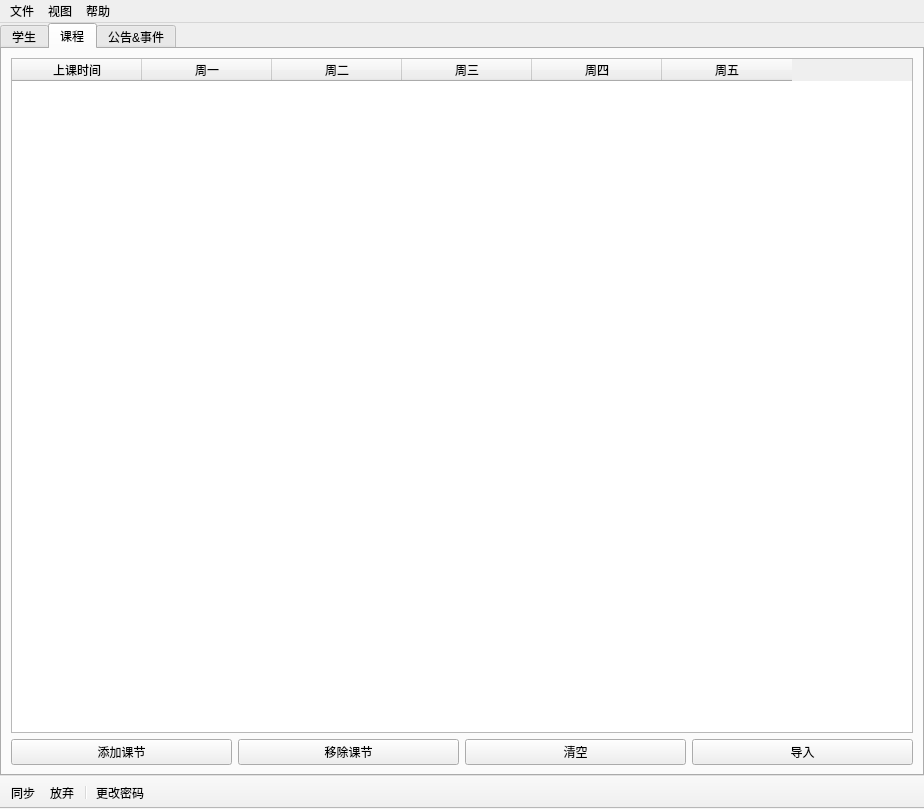
<?xml version="1.0" encoding="UTF-8"?>
<ui version="4.0">
 <class>MainWindow</class>
 <widget class="QMainWindow" name="MainWindow">
  <property name="geometry">
   <rect>
    <x>0</x>
    <y>0</y>
    <width>924</width>
    <height>809</height>
   </rect>
  </property>
  <property name="contextMenuPolicy">
   <enum>Qt::NoContextMenu</enum>
  </property>
  <property name="windowTitle">
   <string>ClassSystem 管理后台</string>
  </property>
  <property name="documentMode">
   <bool>false</bool>
  </property>
  <property name="tabShape">
   <enum>QTabWidget::Triangular</enum>
  </property>
  <widget class="QWidget" name="centralwidget">
   <layout class="QVBoxLayout" name="verticalLayout">
    <property name="leftMargin">
     <number>0</number>
    </property>
    <property name="topMargin">
     <number>0</number>
    </property>
    <property name="rightMargin">
     <number>0</number>
    </property>
    <property name="bottomMargin">
     <number>0</number>
    </property>
    <item>
     <widget class="QTabWidget" name="tabWidget">
      <property name="tabPosition">
       <enum>QTabWidget::North</enum>
      </property>
      <property name="tabShape">
       <enum>QTabWidget::Rounded</enum>
      </property>
      <property name="currentIndex">
       <number>1</number>
      </property>
      <property name="usesScrollButtons">
       <bool>false</bool>
      </property>
      <widget class="QWidget" name="tabStudents">
       <attribute name="title">
        <string>学生</string>
       </attribute>
       <layout class="QGridLayout" name="gridLayout_3">
        <item row="0" column="0">
         <widget class="QGroupBox" name="groupBoxStudents">
          <property name="title">
           <string>学生</string>
          </property>
          <layout class="QGridLayout" name="gridLayout">
           <item row="0" column="0" colspan="3">
            <widget class="QTableWidget" name="studentsTable">
             <property name="verticalScrollBarPolicy">
              <enum>Qt::ScrollBarAsNeeded</enum>
             </property>
             <property name="horizontalScrollBarPolicy">
              <enum>Qt::ScrollBarAsNeeded</enum>
             </property>
             <property name="verticalScrollMode">
              <enum>QAbstractItemView::ScrollPerPixel</enum>
             </property>
             <property name="horizontalScrollMode">
              <enum>QAbstractItemView::ScrollPerPixel</enum>
             </property>
             <property name="sortingEnabled">
              <bool>true</bool>
             </property>
             <attribute name="horizontalHeaderMinimumSectionSize">
              <number>0</number>
             </attribute>
             <attribute name="horizontalHeaderDefaultSectionSize">
              <number>180</number>
             </attribute>
             <attribute name="verticalHeaderVisible">
              <bool>false</bool>
             </attribute>
             <attribute name="verticalHeaderMinimumSectionSize">
              <number>0</number>
             </attribute>
             <column>
              <property name="text">
               <string>学号</string>
              </property>
             </column>
             <column>
              <property name="text">
               <string>姓名</string>
              </property>
             </column>
            </widget>
           </item>
           <item row="1" column="1">
            <widget class="QPushButton" name="btnRemoveStudent">
             <property name="text">
              <string>移除</string>
             </property>
            </widget>
           </item>
           <item row="1" column="2">
            <widget class="QPushButton" name="btnClearStudents">
             <property name="text">
              <string>清空</string>
             </property>
            </widget>
           </item>
           <item row="2" column="0" colspan="3">
            <widget class="QPushButton" name="btnImportStudents">
             <property name="text">
              <string>导入</string>
             </property>
            </widget>
           </item>
           <item row="1" column="0">
            <widget class="QPushButton" name="btnAddStudent">
             <property name="text">
              <string>添加</string>
             </property>
            </widget>
           </item>
          </layout>
         </widget>
        </item>
        <item row="1" column="0" colspan="2">
         <widget class="QGroupBox" name="groupBoxStuOnDuty">
          <property name="title">
           <string>值日生</string>
          </property>
          <layout class="QVBoxLayout" name="verticalLayout_2">
           <property name="spacing">
            <number>2</number>
           </property>
           <property name="leftMargin">
            <number>0</number>
           </property>
           <property name="topMargin">
            <number>0</number>
           </property>
           <property name="rightMargin">
            <number>0</number>
           </property>
           <property name="bottomMargin">
            <number>0</number>
           </property>
           <item>
            <widget class="QScrollArea" name="scrollAreaStuOnDuty">
             <property name="frameShape">
              <enum>QFrame::NoFrame</enum>
             </property>
             <property name="widgetResizable">
              <bool>true</bool>
             </property>
             <widget class="QWidget" name="scrollAreaWidgetContents_2">
              <property name="geometry">
               <rect>
                <x>0</x>
                <y>0</y>
                <width>890</width>
                <height>252</height>
               </rect>
              </property>
              <layout class="QVBoxLayout" name="verticalLayout_3">
               <property name="leftMargin">
                <number>0</number>
               </property>
               <property name="topMargin">
                <number>5</number>
               </property>
               <property name="rightMargin">
                <number>0</number>
               </property>
               <property name="bottomMargin">
                <number>0</number>
               </property>
               <item alignment="Qt::AlignHCenter">
                <widget class="QLabel" name="labelNoDutyJobs">
                 <property name="text">
                  <string>（无职位）</string>
                 </property>
                </widget>
               </item>
               <item>
                <widget class="QTableWidget" name="stuOnDutyTable">
                 <property name="verticalScrollMode">
                  <enum>QAbstractItemView::ScrollPerPixel</enum>
                 </property>
                 <property name="horizontalScrollMode">
                  <enum>QAbstractItemView::ScrollPerPixel</enum>
                 </property>
                 <attribute name="horizontalHeaderDefaultSectionSize">
                  <number>120</number>
                 </attribute>
                 <attribute name="verticalHeaderVisible">
                  <bool>false</bool>
                 </attribute>
                 <attribute name="verticalHeaderMinimumSectionSize">
                  <number>120</number>
                 </attribute>
                 <attribute name="verticalHeaderDefaultSectionSize">
                  <number>120</number>
                 </attribute>
                 <column>
                  <property name="text">
                   <string>职位</string>
                  </property>
                 </column>
                 <column>
                  <property name="text">
                   <string>周一</string>
                  </property>
                 </column>
                 <column>
                  <property name="text">
                   <string>周二</string>
                  </property>
                 </column>
                 <column>
                  <property name="text">
                   <string>周三</string>
                  </property>
                 </column>
                 <column>
                  <property name="text">
                   <string>周四</string>
                  </property>
                 </column>
                 <column>
                  <property name="text">
                   <string>周五</string>
                  </property>
                 </column>
                </widget>
               </item>
              </layout>
             </widget>
            </widget>
           </item>
           <item>
            <widget class="QLabel" name="label">
             <property name="text">
              <string>&lt;html&gt;&lt;head/&gt;&lt;body&gt;&lt;p&gt;在单元格中：输入学生的学号而不是姓名。&lt;/p&gt;&lt;/body&gt;&lt;/html&gt;</string>
             </property>
             <property name="wordWrap">
              <bool>true</bool>
             </property>
            </widget>
           </item>
           <item>
            <layout class="QHBoxLayout" name="horizontalLayout">
             <item>
              <widget class="QPushButton" name="btnAddDutyJob">
               <property name="text">
                <string>添加职位</string>
               </property>
              </widget>
             </item>
             <item>
              <widget class="QPushButton" name="btnRemoveDutyJob">
               <property name="text">
                <string>移除职位</string>
               </property>
              </widget>
             </item>
             <item>
              <widget class="QPushButton" name="btnClearStuOnDuty">
               <property name="text">
                <string>清空</string>
               </property>
              </widget>
             </item>
            </layout>
           </item>
          </layout>
         </widget>
        </item>
        <item row="0" column="1">
         <widget class="QGroupBox" name="groupBoxMealStu">
          <property name="title">
           <string>抬饭生</string>
          </property>
          <layout class="QGridLayout" name="gridLayout_2">
           <item row="0" column="0" colspan="2">
            <widget class="QScrollArea" name="scrollAreaMealStu">
             <property name="verticalScrollBarPolicy">
              <enum>Qt::ScrollBarAsNeeded</enum>
             </property>
             <property name="widgetResizable">
              <bool>true</bool>
             </property>
             <widget class="QWidget" name="scrollAreaWidgetContents">
              <property name="geometry">
               <rect>
                <x>0</x>
                <y>0</y>
                <width>411</width>
                <height>243</height>
               </rect>
              </property>
              <layout class="QFormLayout" name="editMealStuLayout">
               <property name="fieldGrowthPolicy">
                <enum>QFormLayout::AllNonFixedFieldsGrow</enum>
               </property>
               <property name="rowWrapPolicy">
                <enum>QFormLayout::DontWrapRows</enum>
               </property>
               <property name="leftMargin">
                <number>0</number>
               </property>
               <property name="topMargin">
                <number>0</number>
               </property>
               <property name="rightMargin">
                <number>0</number>
               </property>
               <property name="bottomMargin">
                <number>0</number>
               </property>
               <item row="0" column="0">
                <widget class="QPushButton" name="btnMealStuMon">
                 <property name="sizePolicy">
                  <sizepolicy hsizetype="Fixed" vsizetype="Fixed">
                   <horstretch>0</horstretch>
                   <verstretch>0</verstretch>
                  </sizepolicy>
                 </property>
                 <property name="text">
                  <string>编辑</string>
                 </property>
                </widget>
               </item>
               <item row="0" column="1">
                <widget class="QLabel" name="labelMealStuMon">
                 <property name="sizePolicy">
                  <sizepolicy hsizetype="Minimum" vsizetype="Preferred">
                   <horstretch>0</horstretch>
                   <verstretch>0</verstretch>
                  </sizepolicy>
                 </property>
                 <property name="text">
                  <string>周一：</string>
                 </property>
                </widget>
               </item>
               <item row="1" column="0">
                <widget class="QPushButton" name="btnMealStuTue">
                 <property name="sizePolicy">
                  <sizepolicy hsizetype="Fixed" vsizetype="Fixed">
                   <horstretch>0</horstretch>
                   <verstretch>0</verstretch>
                  </sizepolicy>
                 </property>
                 <property name="text">
                  <string>编辑</string>
                 </property>
                </widget>
               </item>
               <item row="1" column="1">
                <widget class="QLabel" name="labelMealStuTue">
                 <property name="sizePolicy">
                  <sizepolicy hsizetype="Minimum" vsizetype="Preferred">
                   <horstretch>0</horstretch>
                   <verstretch>0</verstretch>
                  </sizepolicy>
                 </property>
                 <property name="text">
                  <string>周二：</string>
                 </property>
                </widget>
               </item>
               <item row="2" column="0">
                <widget class="QPushButton" name="btnMealStuWed">
                 <property name="sizePolicy">
                  <sizepolicy hsizetype="Fixed" vsizetype="Fixed">
                   <horstretch>0</horstretch>
                   <verstretch>0</verstretch>
                  </sizepolicy>
                 </property>
                 <property name="text">
                  <string>编辑</string>
                 </property>
                </widget>
               </item>
               <item row="2" column="1">
                <widget class="QLabel" name="labelMealStuWed">
                 <property name="sizePolicy">
                  <sizepolicy hsizetype="Minimum" vsizetype="Preferred">
                   <horstretch>0</horstretch>
                   <verstretch>0</verstretch>
                  </sizepolicy>
                 </property>
                 <property name="text">
                  <string>周三：</string>
                 </property>
                </widget>
               </item>
               <item row="3" column="0">
                <widget class="QPushButton" name="btnMealStuThur">
                 <property name="sizePolicy">
                  <sizepolicy hsizetype="Fixed" vsizetype="Fixed">
                   <horstretch>0</horstretch>
                   <verstretch>0</verstretch>
                  </sizepolicy>
                 </property>
                 <property name="text">
                  <string>编辑</string>
                 </property>
                </widget>
               </item>
               <item row="3" column="1">
                <widget class="QLabel" name="labelMealStuThur">
                 <property name="sizePolicy">
                  <sizepolicy hsizetype="Minimum" vsizetype="Preferred">
                   <horstretch>0</horstretch>
                   <verstretch>0</verstretch>
                  </sizepolicy>
                 </property>
                 <property name="text">
                  <string>周四：</string>
                 </property>
                </widget>
               </item>
               <item row="4" column="0">
                <widget class="QPushButton" name="btnMealStuFri">
                 <property name="sizePolicy">
                  <sizepolicy hsizetype="Fixed" vsizetype="Fixed">
                   <horstretch>0</horstretch>
                   <verstretch>0</verstretch>
                  </sizepolicy>
                 </property>
                 <property name="text">
                  <string>编辑</string>
                 </property>
                </widget>
               </item>
               <item row="4" column="1">
                <widget class="QLabel" name="labelMealStuFri">
                 <property name="sizePolicy">
                  <sizepolicy hsizetype="Minimum" vsizetype="Preferred">
                   <horstretch>0</horstretch>
                   <verstretch>0</verstretch>
                  </sizepolicy>
                 </property>
                 <property name="text">
                  <string>周五：</string>
                 </property>
                </widget>
               </item>
              </layout>
             </widget>
            </widget>
           </item>
           <item row="1" column="0">
            <widget class="QPushButton" name="btnClearMealStu">
             <property name="text">
              <string>清空</string>
             </property>
            </widget>
           </item>
           <item row="1" column="1">
            <widget class="QPushButton" name="btnImportMealStu">
             <property name="text">
              <string>导入</string>
             </property>
            </widget>
           </item>
          </layout>
         </widget>
        </item>
       </layout>
      </widget>
      <widget class="QWidget" name="tabLessons">
       <attribute name="title">
        <string>课程</string>
       </attribute>
       <layout class="QGridLayout" name="gridLayout_4">
        <item row="0" column="0" colspan="4">
         <widget class="QTableWidget" name="lessonsTable">
          <property name="verticalScrollMode">
           <enum>QAbstractItemView::ScrollPerPixel</enum>
          </property>
          <property name="horizontalScrollMode">
           <enum>QAbstractItemView::ScrollPerPixel</enum>
          </property>
          <attribute name="horizontalHeaderDefaultSectionSize">
           <number>130</number>
          </attribute>
          <attribute name="verticalHeaderVisible">
           <bool>false</bool>
          </attribute>
          <column>
           <property name="text">
            <string>上课时间</string>
           </property>
          </column>
          <column>
           <property name="text">
            <string>周一</string>
           </property>
          </column>
          <column>
           <property name="text">
            <string>周二</string>
           </property>
          </column>
          <column>
           <property name="text">
            <string>周三</string>
           </property>
          </column>
          <column>
           <property name="text">
            <string>周四</string>
           </property>
          </column>
          <column>
           <property name="text">
            <string>周五</string>
           </property>
          </column>
         </widget>
        </item>
        <item row="1" column="0">
         <widget class="QPushButton" name="btnAddLesson">
          <property name="text">
           <string>添加课节</string>
          </property>
         </widget>
        </item>
        <item row="1" column="1">
         <widget class="QPushButton" name="btnRemoveLesson">
          <property name="text">
           <string>移除课节</string>
          </property>
         </widget>
        </item>
        <item row="1" column="2">
         <widget class="QPushButton" name="btnClearLessons">
          <property name="text">
           <string>清空</string>
          </property>
         </widget>
        </item>
        <item row="1" column="3">
         <widget class="QPushButton" name="btnImportLessons">
          <property name="text">
           <string>导入</string>
          </property>
         </widget>
        </item>
       </layout>
      </widget>
      <widget class="QWidget" name="tabNoticesEvents">
       <attribute name="title">
        <string>公告&amp;&amp;事件</string>
       </attribute>
      </widget>
     </widget>
    </item>
   </layout>
  </widget>
  <widget class="QToolBar" name="toolBar">
   <property name="windowTitle">
    <string>toolBar</string>
   </property>
   <property name="movable">
    <bool>false</bool>
   </property>
   <property name="allowedAreas">
    <set>Qt::BottomToolBarArea</set>
   </property>
   <property name="toolButtonStyle">
    <enum>Qt::ToolButtonTextBesideIcon</enum>
   </property>
   <attribute name="toolBarArea">
    <enum>BottomToolBarArea</enum>
   </attribute>
   <attribute name="toolBarBreak">
    <bool>false</bool>
   </attribute>
   <addaction name="actSync"/>
   <addaction name="actDrop"/>
   <addaction name="separator"/>
   <addaction name="actChangePwd"/>
  </widget>
  <widget class="QMenuBar" name="menuBar">
   <property name="geometry">
    <rect>
     <x>0</x>
     <y>0</y>
     <width>924</width>
     <height>30</height>
    </rect>
   </property>
   <widget class="QMenu" name="menuView">
    <property name="title">
     <string>视图</string>
    </property>
    <addaction name="actToggleUndoView"/>
   </widget>
   <widget class="QMenu" name="menuHelp">
    <property name="title">
     <string>帮助</string>
    </property>
    <addaction name="actShowUserDocument"/>
   </widget>
   <widget class="QMenu" name="menuFile">
    <property name="title">
     <string>文件</string>
    </property>
    <addaction name="actOpenFile"/>
    <addaction name="actSaveToFile"/>
   </widget>
   <addaction name="menuFile"/>
   <addaction name="menuView"/>
   <addaction name="menuHelp"/>
  </widget>
  <action name="actChangePwd">
   <property name="icon">
    <iconset resource="../../assets/ClassAdmin.qrc">
     <normaloff>:/img/password.png</normaloff>:/img/password.png</iconset>
   </property>
   <property name="text">
    <string>更改密码</string>
   </property>
  </action>
  <action name="actSync">
   <property name="icon">
    <iconset resource="../../assets/ClassAdmin.qrc">
     <normaloff>:/img/sync.png</normaloff>:/img/sync.png</iconset>
   </property>
   <property name="text">
    <string>同步</string>
   </property>
  </action>
  <action name="actDrop">
   <property name="icon">
    <iconset resource="../../assets/ClassAdmin.qrc">
     <normaloff>:/img/drop.png</normaloff>:/img/drop.png</iconset>
   </property>
   <property name="text">
    <string>放弃</string>
   </property>
  </action>
  <action name="actToggleUndoView">
   <property name="checkable">
    <bool>true</bool>
   </property>
   <property name="text">
    <string>操作列表（&amp;O）</string>
   </property>
   <property name="toolTip">
    <string>操作列表（O）</string>
   </property>
  </action>
  <action name="actShowUserDocument">
   <property name="text">
    <string>使用文档（&amp;H）</string>
   </property>
  </action>
  <action name="actOpenFile">
   <property name="text">
    <string>打开文件</string>
   </property>
   <property name="shortcut">
    <string>Ctrl+O</string>
   </property>
  </action>
  <action name="actSaveToFile">
   <property name="text">
    <string>保存为文件</string>
   </property>
   <property name="shortcut">
    <string>Ctrl+S</string>
   </property>
  </action>
 </widget>
 <resources>
  <include location="../../assets/ClassAdmin.qrc"/>
 </resources>
 <connections>
  <connection>
   <sender>actChangePwd</sender>
   <signal>triggered()</signal>
   <receiver>MainWindow</receiver>
   <slot>resetPwd()</slot>
   <hints>
    <hint type="sourcelabel">
     <x>-1</x>
     <y>-1</y>
    </hint>
    <hint type="destinationlabel">
     <x>461</x>
     <y>404</y>
    </hint>
   </hints>
  </connection>
  <connection>
   <sender>actSync</sender>
   <signal>triggered()</signal>
   <receiver>MainWindow</receiver>
   <slot>sync()</slot>
   <hints>
    <hint type="sourcelabel">
     <x>-1</x>
     <y>-1</y>
    </hint>
    <hint type="destinationlabel">
     <x>461</x>
     <y>404</y>
    </hint>
   </hints>
  </connection>
  <connection>
   <sender>actDrop</sender>
   <signal>triggered()</signal>
   <receiver>MainWindow</receiver>
   <slot>drop()</slot>
   <hints>
    <hint type="sourcelabel">
     <x>-1</x>
     <y>-1</y>
    </hint>
    <hint type="destinationlabel">
     <x>461</x>
     <y>404</y>
    </hint>
   </hints>
  </connection>
  <connection>
   <sender>actOpenFile</sender>
   <signal>triggered()</signal>
   <receiver>MainWindow</receiver>
   <slot>openFile()</slot>
   <hints>
    <hint type="sourcelabel">
     <x>-1</x>
     <y>-1</y>
    </hint>
    <hint type="destinationlabel">
     <x>461</x>
     <y>404</y>
    </hint>
   </hints>
  </connection>
  <connection>
   <sender>actSaveToFile</sender>
   <signal>triggered()</signal>
   <receiver>MainWindow</receiver>
   <slot>saveToFile()</slot>
   <hints>
    <hint type="sourcelabel">
     <x>-1</x>
     <y>-1</y>
    </hint>
    <hint type="destinationlabel">
     <x>461</x>
     <y>404</y>
    </hint>
   </hints>
  </connection>
  <connection>
   <sender>btnImportStudents</sender>
   <signal>clicked()</signal>
   <receiver>MainWindow</receiver>
   <slot>importStudents()</slot>
   <hints>
    <hint type="sourcelabel">
     <x>259</x>
     <y>362</y>
    </hint>
    <hint type="destinationlabel">
     <x>343</x>
     <y>927</y>
    </hint>
   </hints>
  </connection>
  <connection>
   <sender>btnMealStuFri</sender>
   <signal>clicked()</signal>
   <receiver>MainWindow</receiver>
   <slot>editMealStu()</slot>
   <hints>
    <hint type="sourcelabel">
     <x>556</x>
     <y>308</y>
    </hint>
    <hint type="destinationlabel">
     <x>1419</x>
     <y>356</y>
    </hint>
   </hints>
  </connection>
  <connection>
   <sender>btnImportMealStu</sender>
   <signal>clicked()</signal>
   <receiver>MainWindow</receiver>
   <slot>importMealStu()</slot>
   <hints>
    <hint type="sourcelabel">
     <x>892</x>
     <y>389</y>
    </hint>
    <hint type="destinationlabel">
     <x>1454</x>
     <y>498</y>
    </hint>
   </hints>
  </connection>
  <connection>
   <sender>btnRemoveStudent</sender>
   <signal>clicked()</signal>
   <receiver>MainWindow</receiver>
   <slot>removeStudent()</slot>
   <hints>
    <hint type="sourcelabel">
     <x>301</x>
     <y>346</y>
    </hint>
    <hint type="destinationlabel">
     <x>491</x>
     <y>1111</y>
    </hint>
   </hints>
  </connection>
  <connection>
   <sender>btnMealStuThur</sender>
   <signal>clicked()</signal>
   <receiver>MainWindow</receiver>
   <slot>editMealStu()</slot>
   <hints>
    <hint type="sourcelabel">
     <x>565</x>
     <y>265</y>
    </hint>
    <hint type="destinationlabel">
     <x>1233</x>
     <y>182</y>
    </hint>
   </hints>
  </connection>
  <connection>
   <sender>btnClearMealStu</sender>
   <signal>clicked()</signal>
   <receiver>MainWindow</receiver>
   <slot>clearMealStu()</slot>
   <hints>
    <hint type="sourcelabel">
     <x>566</x>
     <y>360</y>
    </hint>
    <hint type="destinationlabel">
     <x>1503</x>
     <y>514</y>
    </hint>
   </hints>
  </connection>
  <connection>
   <sender>btnAddDutyJob</sender>
   <signal>clicked()</signal>
   <receiver>MainWindow</receiver>
   <slot>addDutyJob()</slot>
   <hints>
    <hint type="sourcelabel">
     <x>306</x>
     <y>718</y>
    </hint>
    <hint type="destinationlabel">
     <x>532</x>
     <y>1008</y>
    </hint>
   </hints>
  </connection>
  <connection>
   <sender>btnMealStuWed</sender>
   <signal>clicked()</signal>
   <receiver>MainWindow</receiver>
   <slot>editMealStu()</slot>
   <hints>
    <hint type="sourcelabel">
     <x>592</x>
     <y>222</y>
    </hint>
    <hint type="destinationlabel">
     <x>1319</x>
     <y>229</y>
    </hint>
   </hints>
  </connection>
  <connection>
   <sender>btnRemoveDutyJob</sender>
   <signal>clicked()</signal>
   <receiver>MainWindow</receiver>
   <slot>removeDutyJob()</slot>
   <hints>
    <hint type="sourcelabel">
     <x>406</x>
     <y>723</y>
    </hint>
    <hint type="destinationlabel">
     <x>370</x>
     <y>1148</y>
    </hint>
   </hints>
  </connection>
  <connection>
   <sender>btnMealStuMon</sender>
   <signal>clicked()</signal>
   <receiver>MainWindow</receiver>
   <slot>editMealStu()</slot>
   <hints>
    <hint type="sourcelabel">
     <x>592</x>
     <y>136</y>
    </hint>
    <hint type="destinationlabel">
     <x>1407</x>
     <y>287</y>
    </hint>
   </hints>
  </connection>
  <connection>
   <sender>btnMealStuTue</sender>
   <signal>clicked()</signal>
   <receiver>MainWindow</receiver>
   <slot>editMealStu()</slot>
   <hints>
    <hint type="sourcelabel">
     <x>592</x>
     <y>179</y>
    </hint>
    <hint type="destinationlabel">
     <x>1087</x>
     <y>205</y>
    </hint>
   </hints>
  </connection>
  <connection>
   <sender>btnClearStudents</sender>
   <signal>clicked()</signal>
   <receiver>MainWindow</receiver>
   <slot>clearStudents()</slot>
   <hints>
    <hint type="sourcelabel">
     <x>442</x>
     <y>346</y>
    </hint>
    <hint type="destinationlabel">
     <x>422</x>
     <y>1037</y>
    </hint>
   </hints>
  </connection>
  <connection>
   <sender>btnClearStuOnDuty</sender>
   <signal>clicked()</signal>
   <receiver>MainWindow</receiver>
   <slot>clearStuOnDuty()</slot>
   <hints>
    <hint type="sourcelabel">
     <x>615</x>
     <y>718</y>
    </hint>
    <hint type="destinationlabel">
     <x>480</x>
     <y>1222</y>
    </hint>
   </hints>
  </connection>
  <connection>
   <sender>btnAddStudent</sender>
   <signal>clicked()</signal>
   <receiver>MainWindow</receiver>
   <slot>addStudent()</slot>
   <hints>
    <hint type="sourcelabel">
     <x>100</x>
     <y>316</y>
    </hint>
    <hint type="destinationlabel">
     <x>529</x>
     <y>869</y>
    </hint>
   </hints>
  </connection>
  <connection>
   <sender>btnAddLesson</sender>
   <signal>clicked()</signal>
   <receiver>MainWindow</receiver>
   <slot>addLesson()</slot>
   <hints>
    <hint type="sourcelabel">
     <x>138</x>
     <y>728</y>
    </hint>
    <hint type="destinationlabel">
     <x>180</x>
     <y>1161</y>
    </hint>
   </hints>
  </connection>
  <connection>
   <sender>btnRemoveLesson</sender>
   <signal>clicked()</signal>
   <receiver>MainWindow</receiver>
   <slot>removeLesson()</slot>
   <hints>
    <hint type="sourcelabel">
     <x>387</x>
     <y>735</y>
    </hint>
    <hint type="destinationlabel">
     <x>423</x>
     <y>1232</y>
    </hint>
   </hints>
  </connection>
  <connection>
   <sender>btnClearLessons</sender>
   <signal>clicked()</signal>
   <receiver>MainWindow</receiver>
   <slot>clearLessons()</slot>
   <hints>
    <hint type="sourcelabel">
     <x>593</x>
     <y>737</y>
    </hint>
    <hint type="destinationlabel">
     <x>547</x>
     <y>1076</y>
    </hint>
   </hints>
  </connection>
  <connection>
   <sender>btnImportLessons</sender>
   <signal>clicked()</signal>
   <receiver>MainWindow</receiver>
   <slot>importLessons()</slot>
   <hints>
    <hint type="sourcelabel">
     <x>808</x>
     <y>734</y>
    </hint>
    <hint type="destinationlabel">
     <x>821</x>
     <y>1248</y>
    </hint>
   </hints>
  </connection>
 </connections>
 <slots>
  <slot>addStudent()</slot>
  <slot>clearStudents()</slot>
  <slot>importStudents()</slot>
  <slot>removeStudent()</slot>
  <slot>editMealStu()</slot>
  <slot>resetPwd()</slot>
  <slot>sync()</slot>
  <slot>drop()</slot>
  <slot>clearMealStu()</slot>
  <slot>importMealStu()</slot>
  <slot>clearStuOnDuty()</slot>
  <slot>addDutyJob()</slot>
  <slot>removeDutyJob()</slot>
  <slot>openFile()</slot>
  <slot>saveToFile()</slot>
  <slot>addLesson()</slot>
  <slot>removeLesson()</slot>
  <slot>clearLessons()</slot>
  <slot>importLessons()</slot>
 </slots>
</ui>
